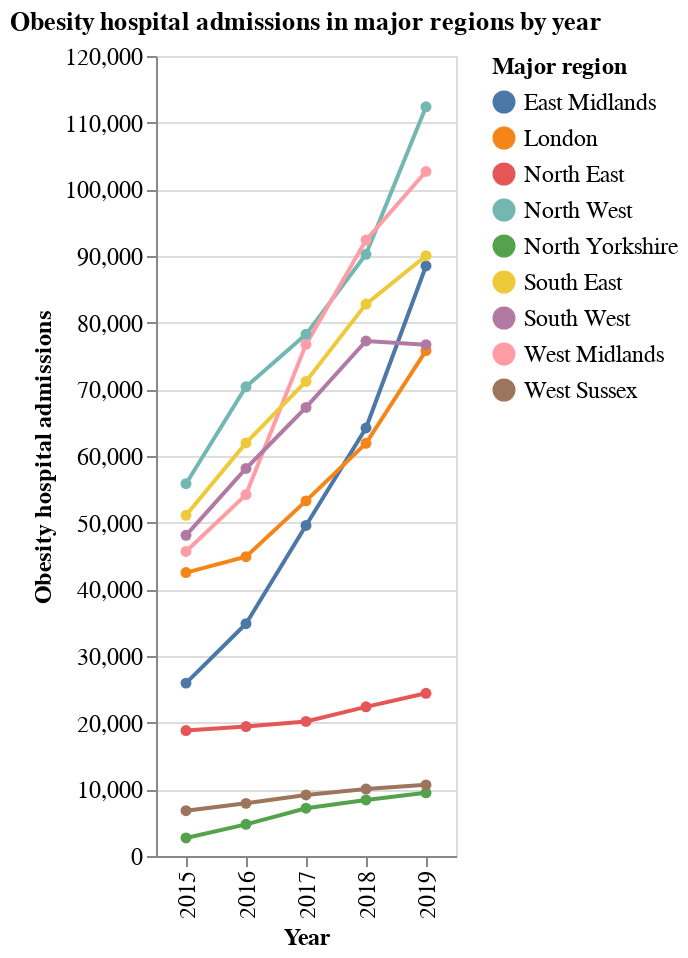

The notebook cell saved with this chart:
### Markdown cell above
### Regional breakdown

### Code cell
major_regions_plot = alt.Chart(major_regions).mark_line(point=True).encode(
    x=alt.X("year:O", title="Year"),
    y=alt.Y("admissions_total:Q", title="Obesity hospital admissions"),
    color=alt.Color("major_region:N", title="Major region"),
    tooltip=[alt.Tooltip("year:O", title="Year"), 
             alt.Tooltip("admissions_total:Q", title="Total admissions", format=','),
             alt.Tooltip("major_region:N", title="Region")]
).properties(
    title="Obesity hospital admissions in major regions by year",
    width=150,
    height=400
).configure_axis(
    labelFontSize=12,
    titleFontSize=12
).configure_legend(
    labelFontSize=12,
    titleFontSize=12
)
major_regions_plot

### Figure 1 — Vega-Lite specification as saved in the notebook (floating-point values rounded to 4 significant figures)
{"config": {"view": {"continuousWidth": 300, "continuousHeight": 300}, "axis": {"labelFontSize": 12, "titleFontSize": 12}, "legend": {"labelFontSize": 12, "titleFontSize": 12}}, "data": {"name": "data-0fd23f5a617cf3b0a4421a5bcb4a189b"}, "mark": {"type": "line", "point": true}, "encoding": {"color": {"field": "major_region", "title": "Major region", "type": "nominal"}, "tooltip": [{"field": "year", "title": "Year", "type": "ordinal"}, {"field": "admissions_total", "format": ",", "title": "Total admissions", "type": "quantitative"}, {"field": "major_region", "title": "Region", "type": "nominal"}], "x": {"field": "year", "title": "Year", "type": "ordinal"}, "y": {"field": "admissions_total", "title": "Obesity hospital admissions", "type": "quantitative"}}, "height": 400, "title": "Obesity hospital admissions in major regions by year", "width": 150, "$schema": "https://vega.github.io/schema/vega-lite/v5.16.3.json", "datasets": {"data-0fd23f5a617cf3b0a4421a5bcb4a189b": [{"Unnamed: 0": 9, "region": "North East", "admissions_total": 18824, "admissions_count_men": "6340", "admissions_count_women": "12484", "adm_per_100_000_all": "721.0931625244543", "adm_per_male": "495.9114680700283", "adm_per_female": "937.218239570219", "year": 2015, "region_flag": "Major region", "major_region": "North East"}, {"Unnamed: 0": 23, "region": "North West", "admissions_total": 55848, "admissions_count_men": "19879", "admissions_count_women": "35963", "adm_per_100_000_all": "786.2305476640304", "adm_per_male": "568.7818614694709", "adm_per_female": "996.6889738978512", "year": 2015, "region_flag": "Major region", "major_region": "North West"}, {"Unnamed: 0": 59, "region": "North Yorkshire", "admissions_total": 2703, "admissions_count_men": "1056", "admissions_count_women": "1647", "adm_per_100_000_all": "448.44537278369603", "adm_per_male": "355.16332131518055", "adm_per_female": "539.2556503973204", "year": 2015, "region_flag": "Major region", "major_region": "North Yorkshire"}, {"Unnamed: 0": 65, "region": "East Midlands", "admissions_total": 25932, "admissions_count_men": "7899", "admissions_count_women": "18032", "adm_per_100_000_all": "563.8949370576087", "adm_per_male": "348.26629607617326", "adm_per_female": "773.6940587487455", "year": 2015, "region_flag": "Major region", "major_region": "East Midlands"}, {"Unnamed: 0": 76, "region": "West Midlands", "admissions_total": 45682, "admissions_count_men": "14083", "admissions_count_women": "31598", "adm_per_100_000_all": "805.0100163673504", "adm_per_male": "502.32400201314823", "adm_per_female": "1100.5373121436305", "year": 2015, "region_flag": "Major region", "major_region": "West Midlands"}, {"Unnamed: 0": 105, "region": "London", "admissions_total": 42511, "admissions_count_men": "14249", "admissions_count_women": "28250", "adm_per_100_000_all": "505.0890895124894", "adm_per_male": "342.08533047161876", "adm_per_female": "664.5182536695521", "year": 2015, "region_flag": "Major region", "major_region": "London"}, {"Unnamed: 0": 140, "region": "South East", "admissions_total": 51102, "admissions_count_men": "18228", "admissions_count_women": "32865", "adm_per_100_000_all": "581.1915575619844", "adm_per_male": "421.5843411530429", "adm_per_female": "735.4099499299163", "year": 2015, "region_flag": "Major region", "major_region": "South East"}, {"Unnamed: 0": 158, "region": "West Sussex", "admissions_total": 6794, "admissions_count_men": "2542", "admissions_count_women": "4251", "adm_per_100_000_all": "827.1687307330805", "adm_per_male": "638.4223784372967", "adm_per_female": "1004.5204602220768", "year": 2015, "region_flag": "Major region", "major_region": "West Sussex"}, {"Unnamed: 0": 161, "region": "South West", "admissions_total": 48098, "admissions_count_men": "16484", "admissions_count_women": "31614", "adm_per_100_000_all": "894.4146965325579", "adm_per_male": "624.3045503333235", "adm_per_female": "1154.9687145739633", "year": 2015, "region_flag": "Major region", "major_region": "South West"}, {"Unnamed: 0": 10, "region": "North East", "admissions_total": 19414, "admissions_count_men": "6574", "admissions_count_women": "12840", "adm_per_100_000_all": "741.3573858884719", "adm_per_male": "512.3065797184574", "adm_per_female": "961.4419832661173", "year": 2016, "region_flag": "Major region", "major_region": "North East"}, {"Unnamed: 0": 24, "region": "North West", "admissions_total": 70380, "admissions_count_men": "24718", "admissions_count_women": "45654", "adm_per_100_000_all": "986.682865574904", "adm_per_male": "703.9473796628183", "adm_per_female": "1260.585992734249", "year": 2016, "region_flag": "Major region", "major_region": "North West"}, {"Unnamed: 0": 60, "region": "North Yorkshire", "admissions_total": 4749, "admissions_count_men": "1763", "admissions_count_women": "2985", "adm_per_100_000_all": "789.4789339291414", "adm_per_male": "595.5397015207712", "adm_per_female": "977.0803464461771", "year": 2016, "region_flag": "Major region", "major_region": "North Yorkshire"}, {"Unnamed: 0": 66, "region": "East Midlands", "admissions_total": 34839, "admissions_count_men": "11451", "admissions_count_women": "23381", "adm_per_100_000_all": "751.2593767257737", "adm_per_male": "500.46720761937394", "adm_per_female": "995.2110178513129", "year": 2016, "region_flag": "Major region", "major_region": "East Midlands"}, {"Unnamed: 0": 77, "region": "West Midlands", "admissions_total": 54212, "admissions_count_men": "16465", "admissions_count_women": "37744", "adm_per_100_000_all": "948.8763380220552", "adm_per_male": "582.9794089477514", "adm_per_female": "1306.4732801915127", "year": 2016, "region_flag": "Major region", "major_region": "West Midlands"}, {"Unnamed: 0": 106, "region": "London", "admissions_total": 44893, "admissions_count_men": "15370", "admissions_count_women": "29513", "adm_per_100_000_all": "525.7598678204581", "adm_per_male": "363.0120696199049", "adm_per_female": "685.604239117052", "year": 2016, "region_flag": "Major region", "major_region": "London"}, {"Unnamed: 0": 141, "region": "South East", "admissions_total": 61957, "admissions_count_men": "22420", "admissions_count_women": "39532", "adm_per_100_000_all": "698.200030697046", "adm_per_male": "513.653515273288", "adm_per_female": "876.7338625258593", "year": 2016, "region_flag": "Major region", "major_region": "South East"}, {"Unnamed: 0": 159, "region": "West Sussex", "admissions_total": 7897, "admissions_count_men": "2949", "admissions_count_women": "4945", "adm_per_100_000_all": "953.285739463398", "adm_per_male": "734.3785797531651", "adm_per_female": "1158.5300140101303", "year": 2016, "region_flag": "Major region", "major_region": "West Sussex"}, {"Unnamed: 0": 162, "region": "South West", "admissions_total": 58128, "admissions_count_men": "20216", "admissions_count_women": "37907", "adm_per_100_000_all": "1071.819147851411", "adm_per_male": "758.9941900301292", "adm_per_female": "1373.5525103830817", "year": 2016, "region_flag": "Major region", "major_region": "South West"}, {"Unnamed: 0": 11, "region": "North East", "admissions_total": 20188, "admissions_count_men": "7039", "admissions_count_women": "13148", "adm_per_100_000_all": "781", "adm_per_male": "565", "adm_per_female": "991", "year": 2017, "region_flag": "Major region", "major_region": "North East"}, {"Unnamed: 0": 25, "region": "North West", "admissions_total": 78248, "admissions_count_men": "26808", "admissions_count_women": "51435", "adm_per_100_000_all": "1126", "adm_per_male": "811", "adm_per_female": "1440", "year": 2017, "region_flag": "Major region", "major_region": "North West"}, {"Unnamed: 0": 61, "region": "North Yorkshire", "admissions_total": 7166, "admissions_count_men": "2694", "admissions_count_women": "4471", "adm_per_100_000_all": "1173", "adm_per_male": "856", "adm_per_female": "1512", "year": 2017, "region_flag": "Major region", "major_region": "North Yorkshire"}, {"Unnamed: 0": 67, "region": "East Midlands", "admissions_total": 49582, "admissions_count_men": "15557", "admissions_count_women": "34022", "adm_per_100_000_all": "1086", "adm_per_male": "706", "adm_per_female": "1465", "year": 2017, "region_flag": "Major region", "major_region": "East Midlands"}, {"Unnamed: 0": 78, "region": "West Midlands", "admissions_total": 76743, "admissions_count_men": "22952", "admissions_count_women": "53784", "adm_per_100_000_all": "1386", "adm_per_male": "877", "adm_per_female": "1897", "year": 2017, "region_flag": "Major region", "major_region": "West Midlands"}, {"Unnamed: 0": 107, "region": "London", "admissions_total": 53267, "admissions_count_men": "17720", "admissions_count_women": "35533", "adm_per_100_000_all": "748", "adm_per_male": "571", "adm_per_female": "921", "year": 2017, "region_flag": "Major region", "major_region": "London"}, {"Unnamed: 0": 142, "region": "South East", "admissions_total": 71183, "admissions_count_men": "26019", "admissions_count_women": "45161", "adm_per_100_000_all": "826", "adm_per_male": "629", "adm_per_female": "1021", "year": 2017, "region_flag": "Major region", "major_region": "South East"}, {"Unnamed: 0": 159, "region": "West Sussex", "admissions_total": 9158, "admissions_count_men": "3313", "admissions_count_women": "5845", "adm_per_100_000_all": "1101", "adm_per_male": "806", "adm_per_female": "1387", "year": 2017, "region_flag": "Major region", "major_region": "West Sussex"}, {"Unnamed: 0": 163, "region": "South West", "admissions_total": 67289, "admissions_count_men": "23786", "admissions_count_women": "43500", "adm_per_100_000_all": "1233", "adm_per_male": "887", "adm_per_female": "1583", "year": 2017, "region_flag": "Major region", "major_region": "South West"}, {"Unnamed: 0": 13, "region": "North East", "admissions_total": 22376, "admissions_count_men": "7759", "admissions_count_women": "14616", "adm_per_100_000_all": "861", "adm_per_male": "619", "adm_per_female": "1097", "year": 2018, "region_flag": "Major region", "major_region": "North East"}, {"Unnamed: 0": 27, "region": "North West", "admissions_total": 90253, "admissions_count_men": "32066", "admissions_count_women": "58185", "adm_per_100_000_all": "1290", "adm_per_male": "963", "adm_per_female": "1618", "year": 2018, "region_flag": "Major region", "major_region": "North West"}, {"Unnamed: 0": 63, "region": "North Yorkshire", "admissions_total": 8408, "admissions_count_men": "3274", "admissions_count_women": "5134", "adm_per_100_000_all": "1359", "adm_per_male": "1025", "adm_per_female": "1721", "year": 2018, "region_flag": "Major region", "major_region": "North Yorkshire"}, {"Unnamed: 0": 69, "region": "East Midlands", "admissions_total": 64200, "admissions_count_men": "20849", "admissions_count_women": "43347", "adm_per_100_000_all": "1391", "adm_per_male": "938", "adm_per_female": "1846", "year": 2018, "region_flag": "Major region", "major_region": "East Midlands"}, {"Unnamed: 0": 80, "region": "West Midlands", "admissions_total": 92389, "admissions_count_men": "28426", "admissions_count_women": "63950", "adm_per_100_000_all": "1655", "adm_per_male": "1078", "adm_per_female": "2237", "year": 2018, "region_flag": "Major region", "major_region": "West Midlands"}, {"Unnamed: 0": 109, "region": "London", "admissions_total": 61904, "admissions_count_men": "20481", "admissions_count_women": "41417", "adm_per_100_000_all": "852", "adm_per_male": "651", "adm_per_female": "1050", "year": 2018, "region_flag": "Major region", "major_region": "London"}, {"Unnamed: 0": 144, "region": "South East", "admissions_total": 82787, "admissions_count_men": "30191", "admissions_count_women": "52590", "adm_per_100_000_all": "950", "adm_per_male": "721", "adm_per_female": "1178", "year": 2018, "region_flag": "Major region", "major_region": "South East"}, {"Unnamed: 0": 162, "region": "West Sussex", "admissions_total": 10046, "admissions_count_men": "3664", "admissions_count_women": "6381", "adm_per_100_000_all": "1198", "adm_per_male": "882", "adm_per_female": "1506", "year": 2018, "region_flag": "Major region", "major_region": "West Sussex"}, {"Unnamed: 0": 165, "region": "South West", "admissions_total": 77250, "admissions_count_men": "25792", "admissions_count_women": "51458", "adm_per_100_000_all": "1405", "adm_per_male": "949", "adm_per_female": "1868", "year": 2018, "region_flag": "Major region", "major_region": "South West"}, {"Unnamed: 0": 13, "region": "North East", "admissions_total": 24410, "admissions_count_men": "8645", "admissions_count_women": "15765", "adm_per_100_000_all": "932", "adm_per_male": "684", "adm_per_female": "1177", "year": 2019, "region_flag": "Major region", "major_region": "North East"}, {"Unnamed: 0": 27, "region": "North West", "admissions_total": 112385, "admissions_count_men": "41370", "admissions_count_women": "71015", "adm_per_100_000_all": "1595", "adm_per_male": "1231", "adm_per_female": "1959", "year": 2019, "region_flag": "Major region", "major_region": "North West"}, {"Unnamed: 0": 63, "region": "North Yorkshire", "admissions_total": 9475, "admissions_count_men": "3700", "admissions_count_women": "5770", "adm_per_100_000_all": "1492", "adm_per_male": "1146", "adm_per_female": "1870", "year": 2019, "region_flag": "Major region", "major_region": "North Yorkshire"}, {"Unnamed: 0": 69, "region": "East Midlands", "admissions_total": 88510, "admissions_count_men": "29640", "admissions_count_women": "58865", "adm_per_100_000_all": "1893", "adm_per_male": "1316", "adm_per_female": "2472", "year": 2019, "region_flag": "Major region", "major_region": "East Midlands"}, {"Unnamed: 0": 80, "region": "West Midlands", "admissions_total": 102675, "admissions_count_men": "32085", "admissions_count_women": "70590", "adm_per_100_000_all": "1817", "adm_per_male": "1202", "adm_per_female": "2440", "year": 2019, "region_flag": "Major region", "major_region": "West Midlands"}, {"Unnamed: 0": 109, "region": "London", "admissions_total": 75815, "admissions_count_men": "24150", "admissions_count_women": "51665", "adm_per_100_000_all": "1012", "adm_per_male": "757", "adm_per_female": "1266", "year": 2019, "region_flag": "Major region", "major_region": "London"}, {"Unnamed: 0": 144, "region": "South East", "admissions_total": 90040, "admissions_count_men": "33220", "admissions_count_women": "56820", "adm_per_100_000_all": "1023", "adm_per_male": "783", "adm_per_female": "1262", "year": 2019, "region_flag": "Major region", "major_region": "South East"}, {"Unnamed: 0": 162, "region": "West Sussex", "admissions_total": 10670, "admissions_count_men": "3850", "admissions_count_women": "6815", "adm_per_100_000_all": "1257", "adm_per_male": "913", "adm_per_female": "1593", "year": 2019, "region_flag": "Major region", "major_region": "West Sussex"}, {"Unnamed: 0": 165, "region": "South West", "admissions_total": 76695, "admissions_count_men": "26485", "admissions_count_women": "50210", "adm_per_100_000_all": "1378", "adm_per_male": "961", "adm_per_female": "1804", "year": 2019, "region_flag": "Major region", "major_region": "South West"}]}}
